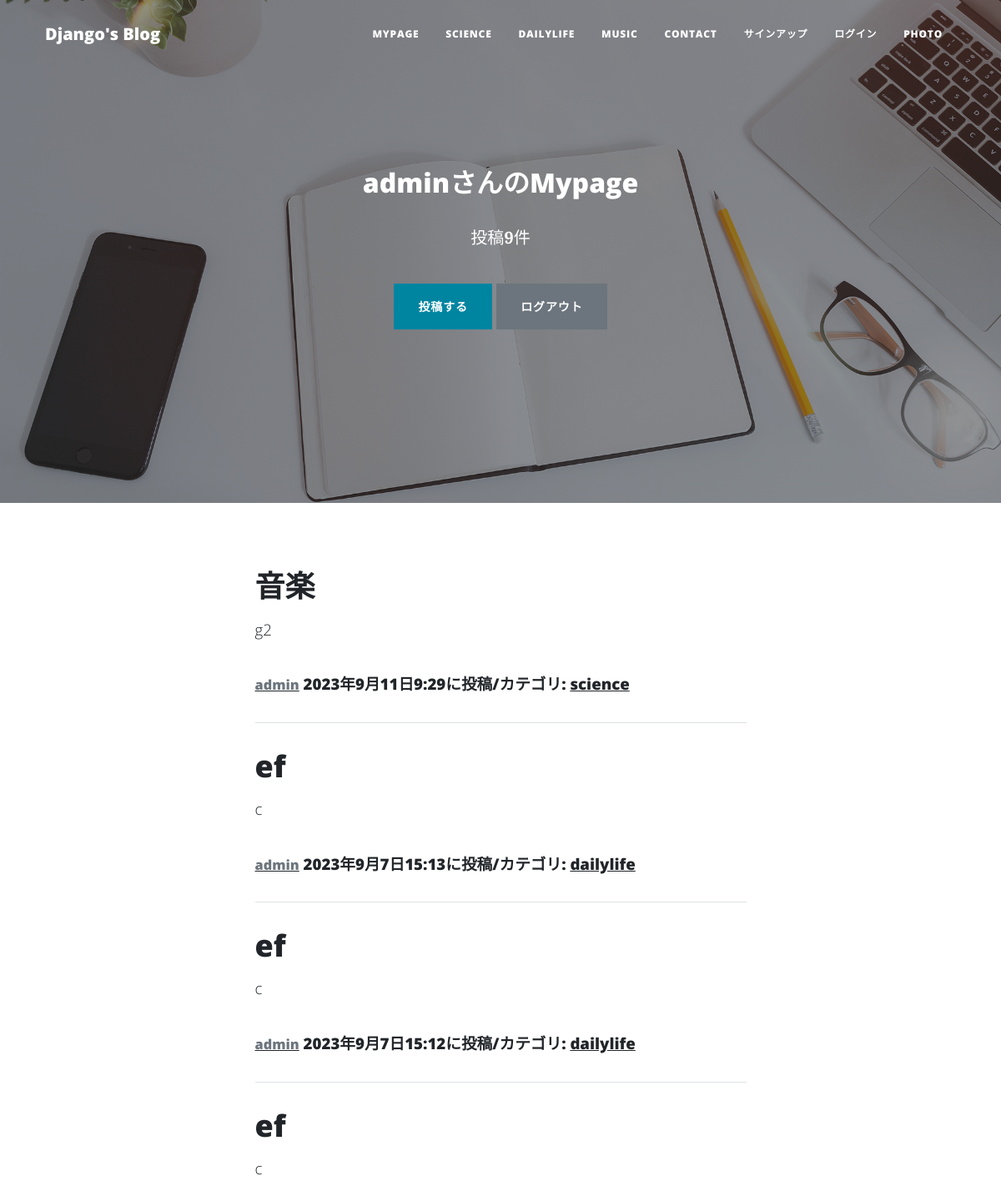
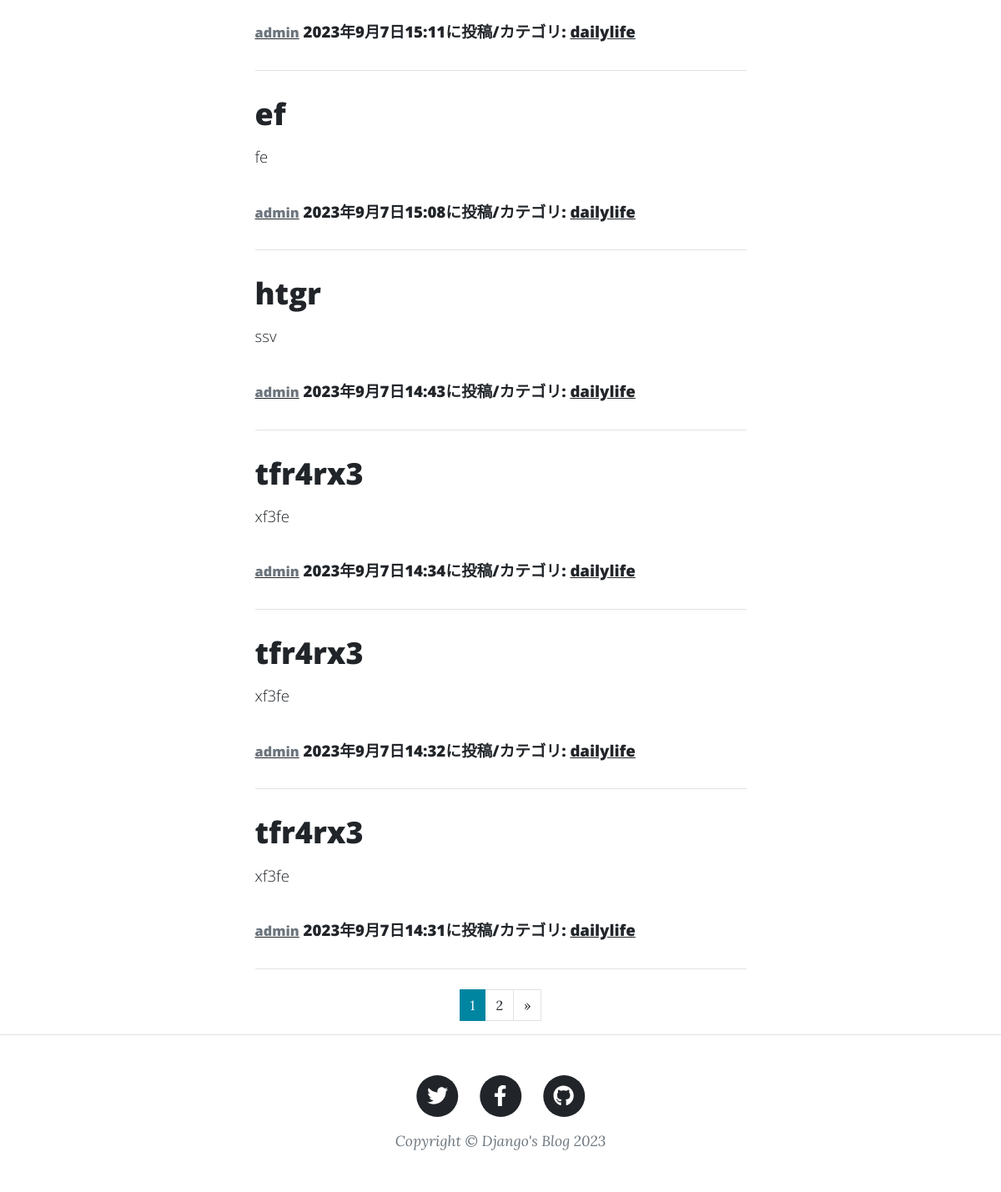
The page /blogmypage/ (signed in) on the database its author committed (2 pictures, top to bottom).
### accounts/models.py (models this page shows)
class CustomUser(AbstractUser):
    pass

### blogapp/models.py (models this page shows, shortened)
class BlogPost(models.Model):
    CATEGORY = (("science", "科学のこと"),
                ("dailylife", "日常のこと"),
                ("music", "音楽のこと"))
    user = models.ForeignKey(
        CustomUser,
        verbose_name='ユーザー',
        on_delete=models.CASCADE
        )
    title = models.CharField(
        verbose_name="タイトル",    #フィールドのタイトル
        max_length=200              #最大文字数は200
        )
    content = models.TextField(
        verbose_name="本文"         #フィールドのタイトル
        )
    posted_at = models.DateTimeField(
        verbose_name="投稿日時",    #フィールドのタイトル
        auto_now_add=True               #日時を自動追加
        )
    category = models.CharField(
        verbose_name="カテゴリ",    #フィールドのタイトル
        max_length=50,              #最大文字は50
        choices=CATEGORY            #categoryフィールドにはCATEGORyの要素のみを登録
        )

### blogapp/views.py (the view)
# urls.py: path('blogmypage/', views.MypageView.as_view(), name = 'blogmypage'),
class MypageView(ListView):
    template_name ='mypage2.html'
    paginate_by = 9
    def get_queryset(self):
        queryset = BlogPost.objects.filter(
            user=self.request.user).order_by('-posted_at')
        return queryset

### blogapp/templates/mypage2.html (shortened to what this page needs)
{% extends 'base4.html' %}
    {% block contents %}
    {% include "blogs_list.html" %}
    {% include "pagination.html" %}
    {% endblock %}

### blogapp/templates/base4.html (shortened to what this page needs)
{% load static %}
<!DOCTYPE html>
<html lang="ja">
<header class="masthead" style="background-image: url({% static "assets/img/home-bg.jpg" %})">
    <div class="container position-relative px-4 px-lg-5">
        <div class="row gx-4 gx-lg-5 justify-content-center">
            <div class="col-md-10 col-lg-8 col-xl-7">
                <div class="site-heading">
                    {% if user.is_authenticated %}
                    <h2>{{user.username}}さんのMypage</h2>
                        {% if object_list.count == 0 %}
                        <p>{{user.username}}さんの投稿はありません</p>
                        {% else %}
                        <p>投稿<strong>{{object_list.count}}</strong>件</p>
                        {% endif %}
                            <a href="{% url 'blogapp:t-blogpost' %}"
                                class="btn btn-primary my-2">投稿する</a>
                            <a href="{% url 'accounts:logout2' %}"
                                class="btn btn-secondary my-2">ログアウト</a>
                            {% else %}
                            <a href="{% url 'accounts:signup' %}"
                                class="btn btn-primary my-2">今すぐサインアップ</a>
                            <a href="{% url 'accounts:login2' %}"
                                class="btn btn-secondary my-2">登録済みの方はログイン</a>
                            {% endif %}
                </div>
            </div>
        </div>
    </div>
        <link href={% static "css/styles.css" %} rel="stylesheet" />
</header>
    <body>
        <nav class="navbar navbar-expand-lg navbar-light" id="mainNav">
            <div class="container px-3 px-lg-4">
                <a class="navbar-brand" href={% url 'blogapp:t-blog' %}>Django's Blog</a>
                <div class="collapse navbar-collapse" id="navbarResponsive">
                    <ul class="navbar-nav ms-auto py-4 py-lg-0">
                        <li class="nav-item">
                            <a class="nav-link px-lg-3 py-3 py-lg-4"
                                href={% url "blogapp:blogmypage" %}>Mypage</a>
                        </li>
                        <li class="nav-item">
                            <a class="nav-link px-lg-3 py-3 py-lg-4" href={% url "blogapp:science_list" %}>SCIENCE</a>
                        </li>
                        <li class="nav-item">
                            <a class="nav-link px-lg-3 py-3 py-lg-4" href={% url "blogapp:dailylife_list" %}>DAILYLIFE</a>
                        </li>
                        <li class="nav-item">
                            <a class="nav-link px-lg-3 py-3 py-lg-4" href={% url "blogapp:music_list" %}>MUSIC</a>
                        <li class="nav-item">
                            <a class="nav-link px-lg-3 py-3 py-lg-4" href={% url "blogapp:contact" %}>CONTACT</a>
                        </li>
                        <li class="nav-item"><a class="nav-link px-lg-3 py-3 py-lg-4" href="{% url 'accounts:signup' %}">サインアップ</a></li>
                        <li class="nav-item"><a class="nav-link px-lg-3 py-3 py-lg-4" href="{% url 'accounts:login' %}">ログイン</a></li>
                        <li class="nav-item"><a class="nav-link px-lg-3 py-3 py-lg-4" href="{% url 'photo:index' %}">photo</a></li>
                    </ul>
                </div>
            </div>
        </nav>
        {% block contents %}{% endblock %}
        <footer class="border-top">
            <div class="container px-4 px-lg-5">
                <div class="row gx-4 gx-lg-5 justify-content-center">
                    <div class="col-md-10 col-lg-8 col-xl-7">
                        <ul class="list-inline text-center">
                            <li class="list-inline-item">
                                <a href="https://twitter.com/">
                                    <span class="fa-stack fa-lg">
                                        <i class="fas fa-circle fa-stack-2x"></i>
                                        <i class="fab fa-twitter fa-stack-1x fa-inverse"></i>
                                    </span>
                                </a>
                            </li>
                            <li class="list-inline-item">
                                <a href="https://www.facebook.com/">
                                    <span class="fa-stack fa-lg">
                                        <i class="fas fa-circle fa-stack-2x"></i>
                                        <i class="fab fa-facebook-f fa-stack-1x fa-inverse"></i>
                                    </span>
                                </a>
                            </li>
                            <li class="list-inline-item">
                                <a href="https://github.co.jp/">
                                    <span class="fa-stack fa-lg">
                                        <i class="fas fa-circle fa-stack-2x"></i>
                                        <i class="fab fa-github fa-stack-1x fa-inverse"></i>
                                    </span>
                                </a>
                            </li>
                        </ul>
                        <div class="small text-center text-muted fst-italic">Copyright &copy; Django's Blog 2023</div>
                    </div>
                </div>
            </div>
        </footer>
    </body>
</html>

### blogapp/templates/blogs_list.html (shortened to what this page needs)
{% block contents %}
<div class="container px-4 px-lg-5">
    <div class="row gx-4 gx-lg-5 justify-content-center">
        <div class="col-md-10 col-lg-8 col-xl-7">
            {% for record in object_list %}
            <div class="post-preview">
                <a href="{% url "blogapp:blog_detail" record.pk %}">
                    <h2 class="post-title">
                        {{record.title}}
                    </h2>
                    <h3 class="post-subtitle">
                        <span style="font-size : 14pt">
                            {{record.content|truncatechars:50}}
                        </span>
                    <h3/>
                </a>
                <p class="post-meta">
                <span style="font-size : 14pt">
                    <a href="{% url 'blogapp:bloguser_list' user=record.user.id %}">
                        <small class="text-muted">
                        {{record.user.username}}</small></a>
                    {{record.posted_at}}に投稿/カテゴリ:
                    <a href="#">
                    {{record.category}}</a>
                </p>
            </div>
            <hr class="my-4" />
            {% endfor %}
        </div>
    </div>
</div>
{% endblock %}

### rows shown on the page
CustomUser: username "admin"
BlogPost: title "音楽", content "g2", user.username "admin", posted_at "2023年9月11日9:29", category "science"
BlogPost: title "ef", content "c", user.username "admin", posted_at "2023年9月7日15:13", category "dailylife"
BlogPost: title "ef", content "c", user.username "admin", posted_at "2023年9月7日15:12", category "dailylife"
BlogPost: title "ef", content "c", user.username "admin", posted_at "2023年9月7日15:11", category "dailylife"
BlogPost: title "ef", content "fe", user.username "admin", posted_at "2023年9月7日15:08", category "dailylife"
BlogPost: title "htgr", content "ssv", user.username "admin", posted_at "2023年9月7日14:43", category "dailylife"
BlogPost: title "tfr4rx3", content "xf3fe", user.username "admin", posted_at "2023年9月7日14:34", category "dailylife"
BlogPost: title "tfr4rx3", content "xf3fe", user.username "admin", posted_at "2023年9月7日14:32", category "dailylife"
BlogPost: title "tfr4rx3", content "xf3fe", user.username "admin", posted_at "2023年9月7日14:31", category "dailylife"

### other values the page prints
{{ object_list.count }} "9"
{{ num }} "1"
{{ num }} "2"
